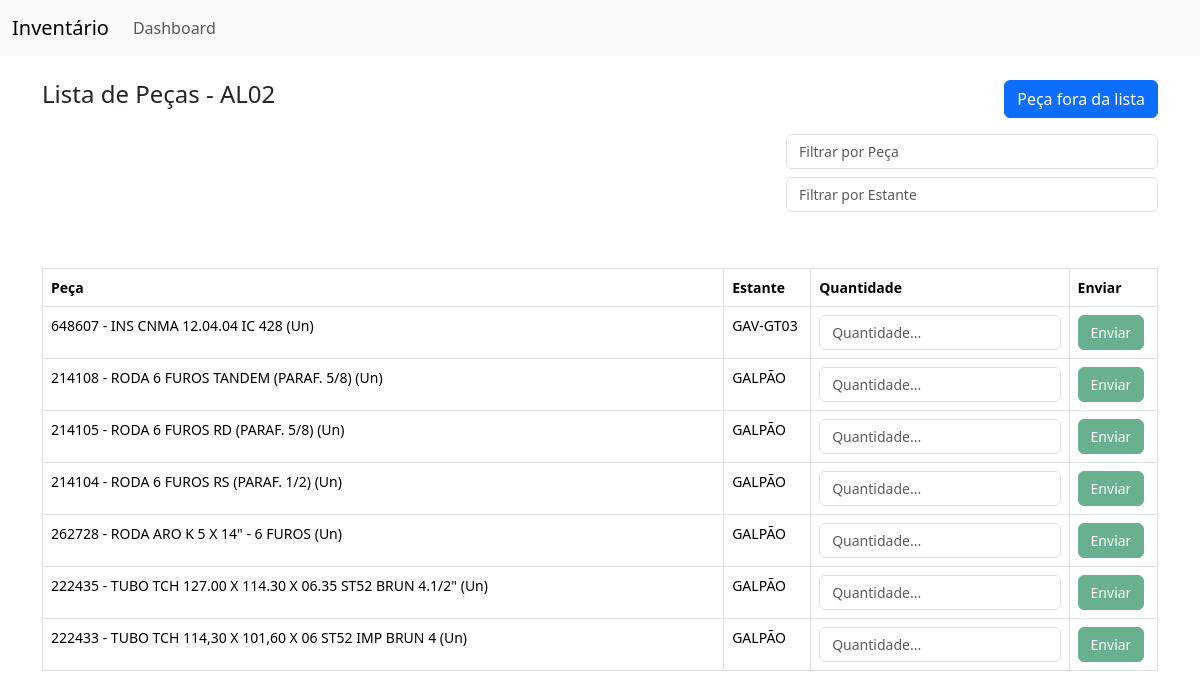
/inventario/AL02, run on the app's committed database.
### app/models.py (models this page shows, shortened)
class Peca(db.Model):
    __tablename__ = 'pecas'
    id = db.Column(db.Integer, primary_key=True)
    codigo = db.Column(db.String(120), nullable=False)
    descricao = db.Column(db.String(255), nullable=False)
    local_id = db.Column(db.Integer, db.ForeignKey('locais.id'), nullable=False)
    quantidade = db.relationship('Quantidade', backref='peca', lazy=True, cascade='all, delete-orphan')
    quantidade_sistema = db.Column(db.Float, nullable=True)
    peca_fora_lista = db.Column(db.Boolean, default=False)

class Local(db.Model):
    __tablename__ = 'locais'
    id = db.Column(db.Integer, primary_key=True)
    nome = db.Column(db.String(60), nullable=False)
    estante = db.Column(db.String(100), nullable=False)
    pecas = db.relationship('Peca', backref='local', lazy=True, cascade='all, delete-orphan')
    almoxarifado = db.Column(db.String(100), nullable=False)

### app/views.py (the view)
@app.route("/inventario/<local_nome>", methods=['GET'])
def local(local_nome):
    estantes = db.session.query(Local.estante).filter(Local.nome == local_nome).distinct().all()
    estantes = [estante[0] for estante in estantes] # estantes são várias tuplas, por isso se deve pegar na posição 0, ex: ('COR-D41',)
    pecas = Peca.query.join(Local).outerjoin(Quantidade).filter(
        Local.nome == local_nome, Quantidade.id == None, Peca.peca_fora_lista == False).all()
    return render_template("local/dados_inventario.html", pecas=pecas,estantes=estantes ,local=local_nome)

### app/templates/local/dados_inventario.html (shortened to what this page needs)
{% extends 'base.html' %}
{% block content %}
<main class="container mt-4">
    <div class="d-flex justify-content-between">
        <h4>Lista de Peças - {{local}}</h4>
        <button class="btn btn-primary" id="openModalButton" data-bs-toggle="modal" data-bs-target="#modalPecaForaDaLista">Peça fora da lista</button>
    </div>
    <div class="d-flex mt-3 mb-4 gap-3 justify-content-end">
        <div class="col-12 col-sm-12 col-md-4 col-lg-4 col-xl-4 text-center">
            <input type="text" id="filtroPeca" class="form-control mb-2" placeholder="Filtrar por Peça" style="font-size: 14px;">
            <input type="text" id="filtroEstante" class="form-control mb-2" placeholder="Filtrar por Estante" style="font-size: 14px;">
        </div>
    </div>
    <div style="max-height: 427px; overflow-y: auto;">
        <table class="table table-bordered mt-4" style="font-size: 14px;">
            <thead style="position: sticky; top: -1px; background-color: #fff; z-index: 1;">
                <tr>
                    <th>Peça</th>
                    <th>Estante</th>
                    <th>Quantidade</th>
                    <th>Enviar</th>
                </tr>
            </thead>
            <tbody id="tabelaPecas">
                {% if pecas %}
                    {% for peca in pecas %}
                        <tr>
                            {% if peca.descricao != '' %}
                            <td data-bs-toggle="tooltip" title="{{ peca.codigo }} - {{ peca.descricao }}">
                                <span class="codigoDescricaoPeca">{{ peca.codigo }}</span> - {{ peca.descricao }}
                            </td>
                            {% else %}
                            <td data-bs-toggle="tooltip" title="{{ peca.codigo }}"><span class="codigoDescricaoPeca">{{ peca.codigo }}</span></td>
                            {% endif %}
                            <td class="estantePeca">{{ peca.local.estante }}</td>
                            <td class="rowQuantidade"><input class="form-control quantidadePeca" type="number" placeholder="Quantidade..." style="font-size: 14px;"></td>
                            <td class="rowButton"><button class="btn btn-success openConfirmation"  style="font-size: 14px;" data-bs-toggle="modal" data-bs-target="#modalConfirmarQuantidade" disabled>Enviar</button></td>
                        </tr>
                    {% endfor %}
                {% else %}
                    <tr>
                        <td colspan="5" class="text-center" style="font-size: 20px;">Todas as peças foram preenchidas nesse local <i class="fa fa-check" style="font-size: 20px; color: #a5dc86;"></i></td>
                    </tr>
                {% endif %}
            </tbody>
        </table>
    </div>
</main>
{% endblock %}

### data on the page
Peca: codigo "648607", descricao "INS CNMA 12.04.04 IC 428 (Un)", local.estante "GAV-GT03"
Peca: codigo "214108", descricao "RODA 6 FUROS TANDEM (PARAF. 5/8) (Un)", local.estante "GALPÃO"
Peca: codigo "214105", descricao "RODA 6 FUROS RD (PARAF. 5/8) (Un)", local.estante "GALPÃO"
Peca: codigo "214104", descricao "RODA 6 FUROS RS (PARAF. 1/2) (Un)", local.estante "GALPÃO"
Peca: codigo "262728", descricao "RODA ARO K 5 X 14\" - 6 FUROS (Un)", local.estante "GALPÃO"
Peca: codigo "222435", descricao "TUBO TCH 127.00 X 114.30 X 06.35 ST52 BRUN 4.1/2\" (Un)", local.estante "GALPÃO"
Peca: codigo "222433", descricao "TUBO TCH 114,30 X 101,60 X 06 ST52 IMP BRUN 4 (Un)", local.estante "GALPÃO"

### other printed values
{{ local }} "AL02"
